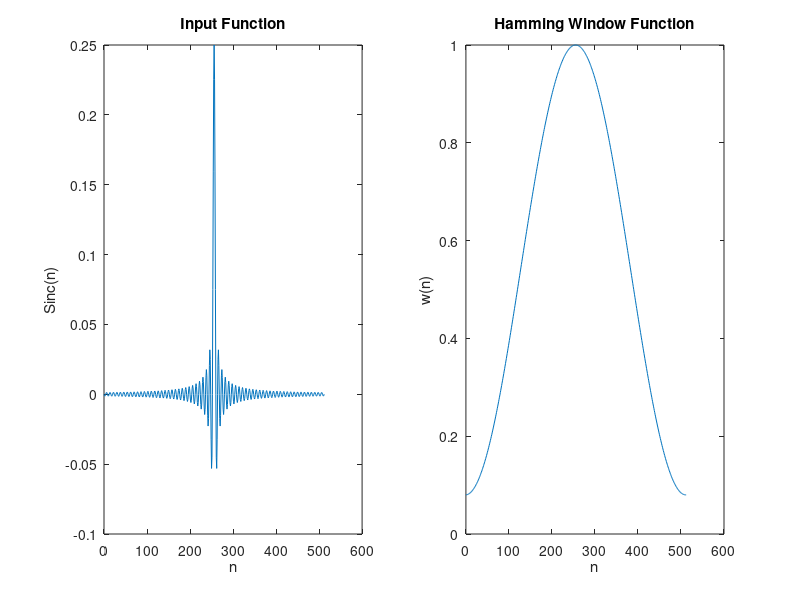
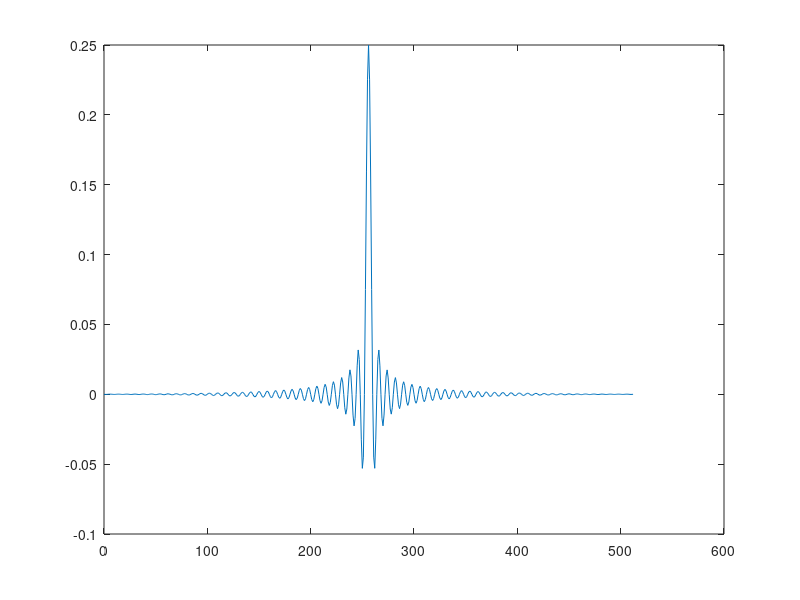
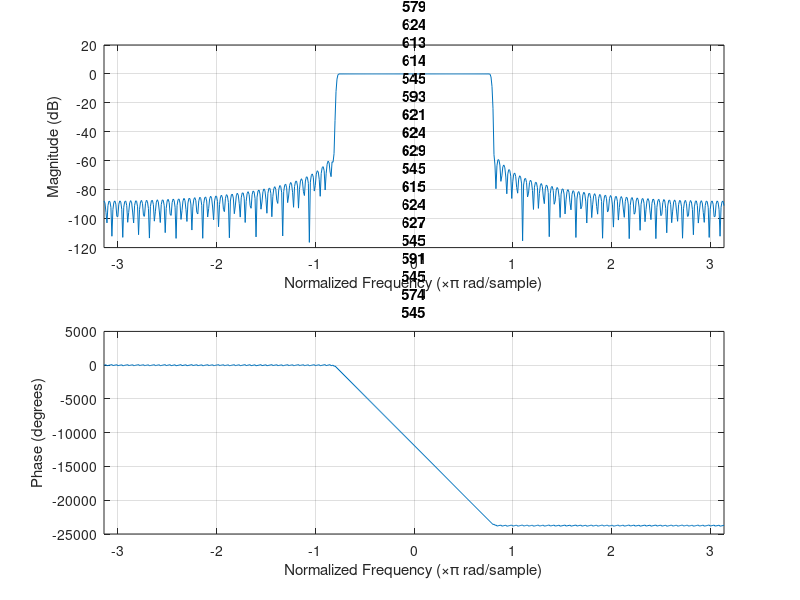
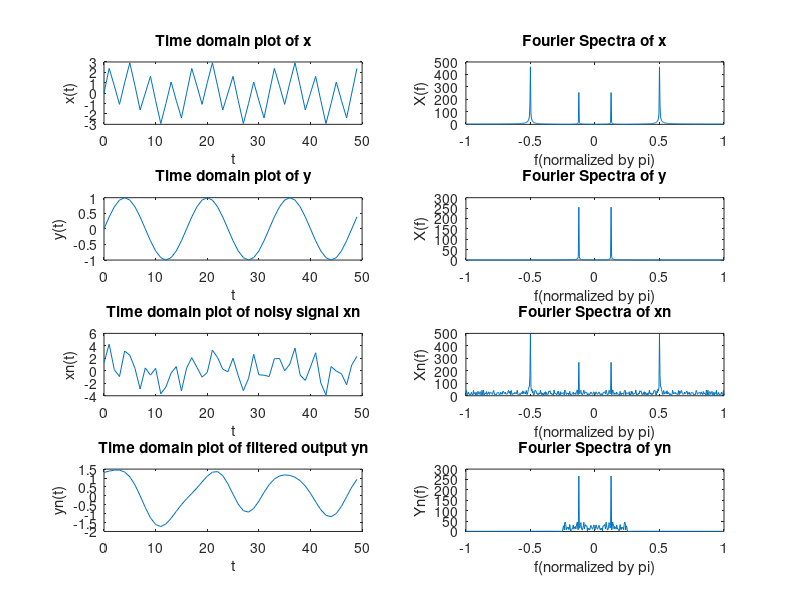

Here is the MATLAB script that generated these plots, in order: (Note: this script raises an error after producing the figures.)
N=513;
n = (0:1:N-1);
k = (N-1)/2;

wc = pi/4;
hd = zeros(1,N);

for i = 0:k-1
    hd(i+1) = sin(wc*(i-k))/(pi*(i-k));
end

hd(k+1) = wc/pi;

for i = k+1:N-1
    hd(i+1) = sin(wc*(i-k))/(pi*(i-k));
end

figure(1)
subplot(121)
plot(n,hd)
title('Input Function');
xlabel('n');
ylabel('Sinc(n)');

j = 1:1:N;
w = 0.54-0.46*cos(2*pi*j/(N-1));

subplot(122)
plot(n,w)
title('Hamming Window Function');
xlabel('n');
ylabel('w(n)');

h = hd.*w;

figure(2)
plot(n,h);

W = -pi:0.01:pi;

figure(3);
freqz(h,1,W);
title("Hamming Bode Plot for N = " + N);

% Following is the second part involving filtering of the given signal

k = 15000;
n1 = 0:k; %samples for the function to be inputted

x = sin (pi/8*n1) + 2*sin(pi/2*n1); %input function x with two frequencies
y = filtfilt(h, 1, x); %filtered function


X = fftshift(fft(x,N)); %computing the fourier transform of the input x
Y = fftshift(fft(y,N)); %computing the fourier transform of the filtered output y

figure(4)
subplot(421)
plot(n1(1:50),x(1:50))
title('Time domain plot of x')
xlabel('t');
ylabel('x(t)');

subplot(422)
plot(2/(N-1)*(-(N-1)/2:(N-1)/2),abs(X));
title('Fourier Spectra of x')
xlabel('f(normalized by pi)');
ylabel('X(f)');

subplot(423)
plot(n1(1:50),y(1:50))
title('Time domain plot of y')
xlabel('t');
ylabel('y(t)');

subplot(424)
plot(2/(N-1)*(-(N-1)/2:(N-1)/2),abs(Y));
title('Fourier Spectra of y')
xlabel('f(normalized by pi)');
ylabel('X(f)');

noise = randn(1,k+1);
xn = x + noise;
yn = filtfilt(h, 1, xn);

Xn = fftshift(fft(xn,N));
Yn = fftshift(fft(yn,N));

subplot(425)
plot(n1(1:50),xn(1:50))
title('Time domain plot of noisy signal xn')
xlabel('t');
ylabel('xn(t)');

subplot(426)
plot(2/(N-1)*(-(N-1)/2:(N-1)/2),abs(Xn));
title('Fourier Spectra of xn')
xlabel('f(normalized by pi)');
ylabel('Xn(f)');

subplot(427)
plot(n1(1:50),yn(1:50))
title('Time domain plot of filtered output yn')
xlabel('t');
ylabel('yn(t)');

subplot(428)
plot(2/(N-1)*(-(N-1)/2:(N-1)/2),abs(Yn));
title('Fourier Spectra of yn')
xlabel('f(normalized by pi)');
ylabel('Yn(f)');

sgtitle("Hamming window N = " + N);

input_snr=10*log(sumsqr(x)/sumsqr(noise));
output_snr=10*log(sumsqr(y)/abs(sumsqr(yn-y)));